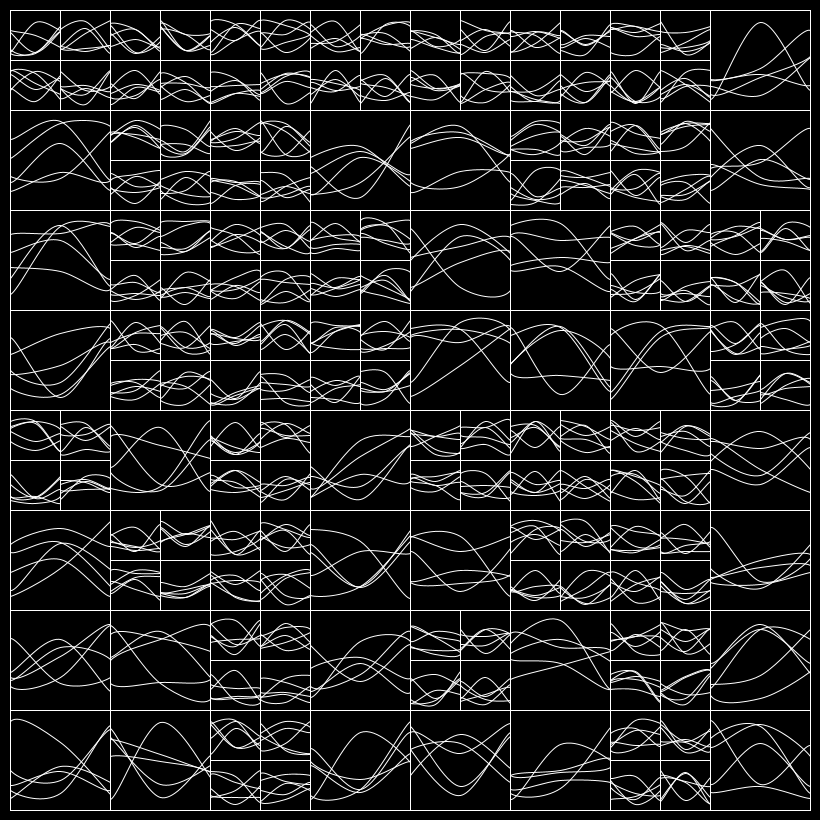
Frame 1 (no input)
Frame 60 (the mouse pressed at the canvas centre just before this capture): identical to frame 1, image omitted
Frame 120 (the mouse held since frame 60 and released just before this capture): identical to frame 1, image omitted

The Processing sketch that drew this single still picture (run headless with seeded random() and noise(); from frame 60 on, the mouse is pressed at the canvas centre):

// Processing sketch: Sketch_31
// ── Sketch_31.pde
ArrayList<GridPoint> points = new ArrayList<GridPoint>();
float tileWidth = 100, tileHeight = 100;

void setup()
{
    size(820,820);

    for (float x = 0; x < (width - 20); x += tileWidth) 
    {
        for (float y = 0; y < (height - 20); y += tileHeight) 
        {
            points.add(new GridPoint(x, y, tileWidth, tileHeight));
        }
    }
    
    randomlySubdivideGridPoints();
}

void randomlySubdivideGridPoints () 
{
    ArrayList<GridPoint> newPoints = new ArrayList<GridPoint>();
    
    for (GridPoint p : points)
    {
        if (random(1) > 0.5) 
        {
            p.Subdivide(newPoints);
        } 
        else 
        {
            newPoints.add(p);
        }
    }
    
    points = newPoints;
}

void draw()
{    
    background(0);
    translate(10, 10);

    for (GridPoint point : points)
    {
        point.Draw();

        for (int d = 0; d < point.depth; d++) 
        {
            point.DrawCurveVertex(d);
        }
    }

    save("frame.png");
}

class GridPoint 
{
    float x, y, tileWidth, tileHeight;
    ArrayList<GridPoint> points = new ArrayList<GridPoint>();
    int depth = 5; 

    int[][] randIntY = new int[depth][5];

    GridPoint(float _x, float _y, float _tw, float _th)
    {
        x = _x;
        y = _y; 
        tileWidth = _tw; 
        tileHeight = _th;

        for (int d = 0; d < depth; d++) 
        {
            for (int i = 0; i < randIntY.length; i++) 
            {
                randIntY[d][i] = (int)random(10,tileHeight-(tileHeight/10));
            }
        }
    }

    void Draw()
    {
        noFill();
        stroke(255);
        strokeWeight(1);
        
        rect(x,y,tileWidth,tileHeight);
    }

    void DrawCurveVertex(int d)
    {
         noFill();
            beginShape();
                curveVertex(x, y + randIntY[d][0]);
                curveVertex(x, y + randIntY[d][1]);
                curveVertex(x + (tileWidth/2), y + randIntY[d][2]);
                curveVertex(x + tileWidth, y + randIntY[d][3]);
                curveVertex(x + tileWidth, y + randIntY[d][4]);
            endShape();
    }

    void Subdivide(ArrayList<GridPoint> pointsBefore)
    {
        points = pointsBefore;

        for (float w = 0; w <= 1; w++) 
        {
            for (float h = 0; h <=1; h++) 
            {
                points.add(new GridPoint(x + ((tileWidth/2) * w), y + ((tileHeight/2) * h), tileWidth/2, tileHeight/2));
            }
        }
    }
}
